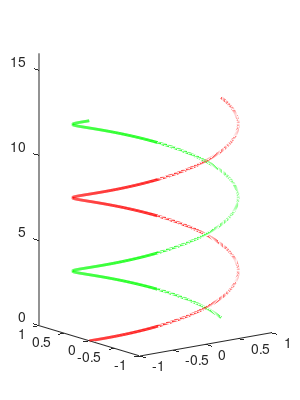

MATLAB code for this plot:
% helical_visualization_single.m
% Visualization of the curved rail double helix actuator, for 
% only one angle of twist
% Copyright 2015 Kyle Zampaglione, Andrew P. Sabelhaus
% 5.1.15
% Calculates change in z height for twisting of a helix


clear all; close all; clc;

%Initial Parameters =========================
%K = amount of twist in radians; must be larger than 0
%L = arc length or total length or rung
%D = width of rung
%r = radius of helix
%rungs = number of rungs in ladder
num_rotations = 3;
theta = num_rotations*pi;
%L = 15;
L = 16;
%D = 3;
D = 2;
r = D/2;
%rungs= 6;

%===========================================


%Initialize Movie Parameters
num_frames = length(pi/100:0.1:theta);
M(num_frames) = struct('cdata',[],'colormap',[]);
countframe = 1;

%Store all height values 
total_height_array = [];



%Plot all helixes over range 0 to K
%for j = pi/100:0.1:K %pi/100:0.1:K

c = sqrt((L/theta)^2 - r^2);
total_height = c*theta;
total_height_array(countframe)= total_height;


%Set up arrays for helixes
x_tot = length(0:0.1:theta);
y_tot = length(x_tot);
z_tot = length(x_tot);
x_tot2 = length(0:0.1:theta);
y_tot2 = length(x_tot2);
z_tot2 = length(x_tot2);

%Counter to move through array
count = 1;

%Plot Single Helix at given K value
for i = 0:0.01:theta
    %Plot first helix and store values
    x = r*cos(i) ;
    y = r*sin(i) ;
    z = c * i;
    x_tot(count) = x;
    y_tot(count) = y;
    z_tot(count) = z;

    %Plot second helix and store values
    x2 = r*cos(i+pi) ;
    y2 = r*sin(i+pi) ;
    z2 = c * i;
    x_tot2(count) = x2;
    y_tot2(count) = y2;
    z_tot2(count) = z2;
    count = count +1;
end



%Plot Helices===
hold on
set(gcf,'Position',[100,100,150,300]);
set(gcf,'PaperPosition',[2,2,3,4]);
plot3(x_tot,y_tot,z_tot, 'g','LineWidth',2);
plot3(x_tot2,y_tot2,z_tot2,'r','LineWidth',2);
%Plot Rungs ===


%Set up window ===
az = -37.5;
el = 8;
view(az,el);
%axis([-D D -D D 0 L]);
axis([-D/2 D/2 -D/2 D/2 0 L]);
%text(6,6,-2, sprintf('Total Height=%f',total_height))
%num_rotations = theta/(2*pi);
%title_text = sprintf('%3.3f Rotations over %3.0f Unit Long Actuator', num_rotations, L);
%title(title_text);

% Save images
save_path_base = 'img/helix_visualization';
% Save this figure
save_fullpath_fig = strcat(save_path_base, num2str(num_rotations), '.fig');
save_fullpath_eps = strcat(save_path_base, num2str(num_rotations), '.eps');
% savefig(save_fullpath_fig);
% print(save_fullpath_eps,'-depsc')


